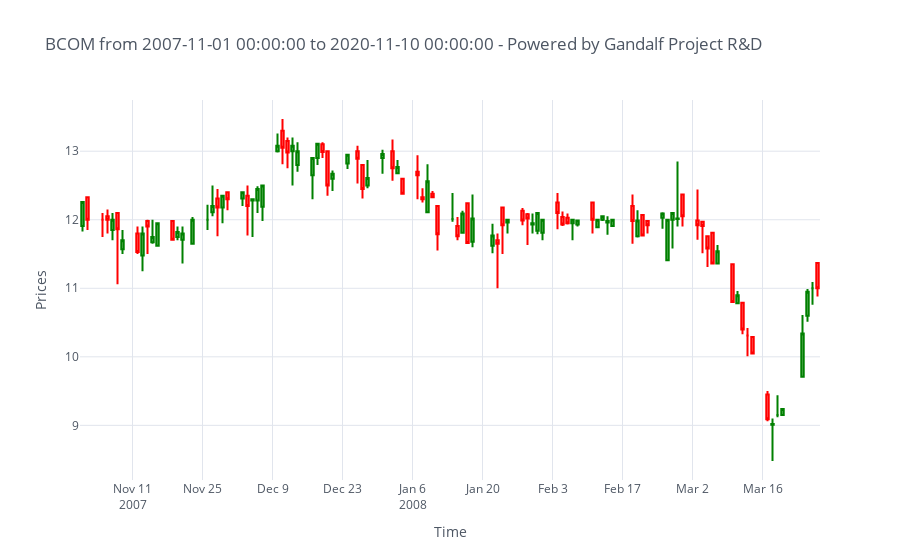

Notebook source saved alongside this figure:
### Code cell
import cufflinks as cf
from plotly.offline import download_plotlyjs, init_notebook_mode, plot, iplot
init_notebook_mode(connected=True)
cf.go_offline()
%matplotlib inline

graph_title = ticker + " from " + str(dataset.index[0]) + " to " \
                                + str(dataset.index[-1]) + " - Powered by Gandalf Project R&D"
dataset.head(100).iplot(kind = 'candle', theme = 'white',
                       up_color = 'green', down_color = 'red',
                       title = graph_title, xTitle = "Time", yTitle = "Prices")
